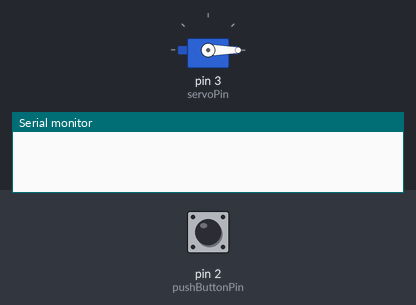
Bench run of a sketch on a simulated Arduino Uno, built with avr-gcc and run on an emulated ATmega328P. On the bench: servo, the last lines printed to the serial monitor. The inputs (shaded band) are chosen by the test bench; at power-on: pin 2 (pushButtonPin) HIGH.

Above: at 1.2 s.
1.3 s: pin 2 (pushButtonPin) pulled LOW for 0.15 s
At 1.45 s:
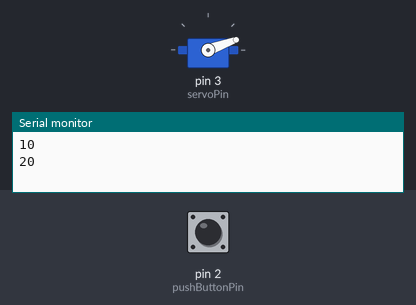
At 3.0 s:
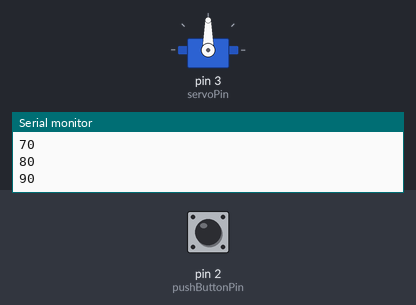
4.3 s: pin 2 (pushButtonPin) pulled LOW for 3.2 s
At 4.45 s:
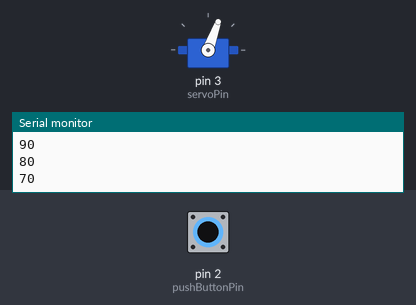
Timing chart, 0 to 9.3 s (numbered marks = the images above; inputs shaded):
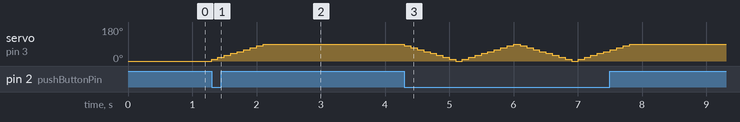

Measured:
- after the input at 1.3 s, servo on pin 3 (servoPin): moves from 0° to 90° over 0.80 s, starting at once
- after the input at 4.3 s, servo on pin 3 (servoPin): 90° → 80° at once, → 70° 0.10 s later, → 60° 0.10 s later, → 50° 0.10 s later, … (36 changes in this stretch)

The sketch:

Servo_Sweep_Push_Button.ino
```cpp
#include <Servo.h>

// 3 servos share one signal pin so they all move together
// each button press sweeps them to the other end in 10 degree steps

Servo myservo;

#define servoPin 3
#define pushButtonPin 2

int angle = 0;
int angleStep = 10;
const int minAngle = 0;
const int maxAngle = 90;

int buttonPushed = 0;

void setup() {
  Serial.begin(9600);
  myservo.attach(servoPin);
  pinMode(pushButtonPin, INPUT_PULLUP);   // pressed = LOW
  myservo.write(angle);
}

void loop() {
  if (digitalRead(pushButtonPin) == LOW) {
    buttonPushed = 1;
  }

  if (buttonPushed == 1) {
    angle = angle + angleStep;

    // stop at the end and turn around for the next press
    if (angle >= maxAngle) {
      angle = maxAngle;
      angleStep = -angleStep;
      buttonPushed = 0;
    }
    if (angle <= minAngle) {
      angle = minAngle;
      angleStep = -angleStep;
      buttonPushed = 0;
    }

    myservo.write(angle);
    Serial.println(angle);
    delay(100);
  }
}
```
